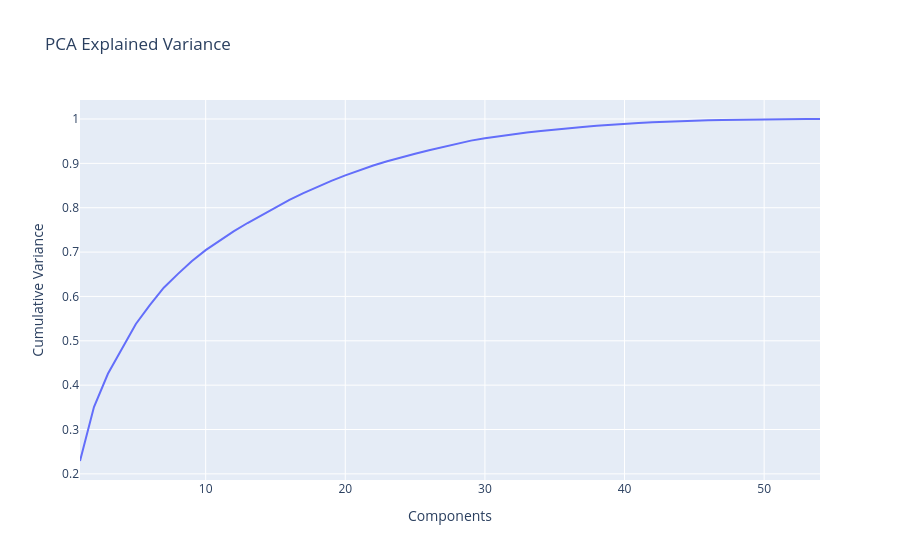

Notebook source saved alongside this figure:
### Code cell
var_df = pd.DataFrame({
    "Components": range(1, len(cum_var)+1),
    "Cumulative Variance": cum_var
})

px.line(
    var_df,
    x="Components",
    y="Cumulative Variance",
    title="PCA Explained Variance"
).show()

### Figure 1 — Plotly figure (JSON) as saved in the notebook; plotly's stock layout.template omitted (floating-point values rounded to 4 significant figures)
{"data": [{"hovertemplate": "Components=%{x}<br>Cumulative Variance=%{y}<extra></extra>", "legendgroup": "", "line": {"color": "#636efa", "dash": "solid"}, "marker": {"symbol": "circle"}, "mode": "lines", "name": "", "orientation": "v", "showlegend": false, "type": "scatter", "x": [1, 2, 3, 4, 5, 6, 7, 8, 9, 10, 11, 12, 13, 14, 15, 16, 17, 18, 19, 20, 21, 22, 23, 24, 25, 26, 27, 28, 29, 30, 31, 32, 33, 34, 35, 36, 37, 38, 39, 40, 41, 42, 43, 44, 45, 46, 47, 48, 49, 50, 51, 52, 53, 54], "xaxis": "x", "y": [0.229, 0.3508, 0.4257, 0.4827, 0.538, 0.5804, 0.6198, 0.6502, 0.6794, 0.7044, 0.7265, 0.7468, 0.7655, 0.7835, 0.801, 0.8175, 0.8329, 0.8472, 0.8606, 0.873, 0.8849, 0.8953, 0.9048, 0.9138, 0.9218, 0.9298, 0.9373, 0.9445, 0.9513, 0.9565, 0.9614, 0.9656, 0.9695, 0.9732, 0.9767, 0.9795, 0.9822, 0.9848, 0.9873, 0.9895, 0.9912, 0.9927, 0.9941, 0.9952, 0.9962, 0.997, 0.9977, 0.9983, 0.9989, 0.9992, 0.9995, 0.9997, 0.9999, 1.0], "yaxis": "y"}], "layout": {"legend": {"tracegroupgap": 0}, "title": {"text": "PCA Explained Variance"}, "xaxis": {"anchor": "y", "domain": [0, 1], "title": {"text": "Components"}}, "yaxis": {"anchor": "x", "domain": [0, 1], "title": {"text": "Cumulative Variance"}}}}
